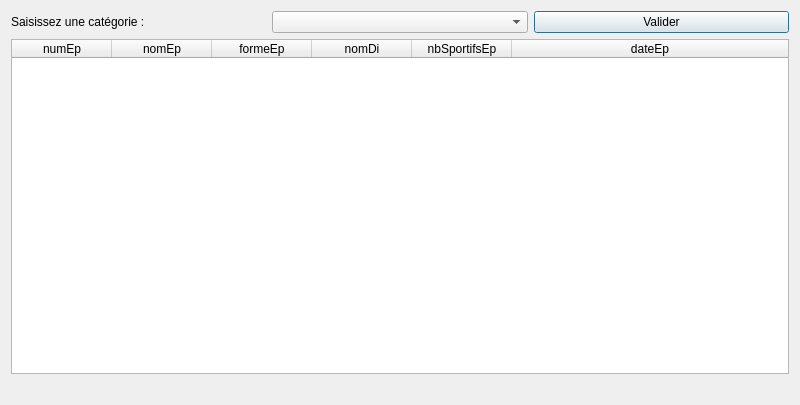
<?xml version="1.0" encoding="UTF-8"?>
<ui version="4.0">
 <class>fct_comp_2</class>
 <widget class="QDialog" name="fct_comp_2">
  <property name="geometry">
   <rect>
    <x>0</x>
    <y>0</y>
    <width>800</width>
    <height>405</height>
   </rect>
  </property>
  <property name="windowTitle">
   <string>Liste des épreuves d'une catégorie (version 1, catégories fixées par interface)</string>
  </property>
  <property name="windowOpacity">
   <double>9.000000000000000</double>
  </property>
  <layout class="QVBoxLayout" name="verticalLayout">
   <item>
    <layout class="QHBoxLayout" name="horizontalLayout">
     <item>
      <widget class="QLabel" name="label_3">
       <property name="text">
        <string>Saisissez une catégorie :</string>
       </property>
      </widget>
     </item>
     <item>
      <widget class="QComboBox" name="comboBox_categorie"/>
     </item>
     <item>
      <widget class="QPushButton" name="pushButton_fct_comp_2">
       <property name="text">
        <string>Valider</string>
       </property>
      </widget>
     </item>
    </layout>
   </item>
   <item>
    <widget class="QTableWidget" name="table_fct_comp_2">
     <attribute name="horizontalHeaderMinimumSectionSize">
      <number>50</number>
     </attribute>
     <attribute name="horizontalHeaderStretchLastSection">
      <bool>true</bool>
     </attribute>
     <attribute name="verticalHeaderVisible">
      <bool>false</bool>
     </attribute>
     <column>
      <property name="text">
       <string>numEp</string>
      </property>
     </column>
     <column>
      <property name="text">
       <string>nomEp</string>
      </property>
     </column>
     <column>
      <property name="text">
       <string>formeEp</string>
      </property>
     </column>
     <column>
      <property name="text">
       <string>nomDi</string>
      </property>
     </column>
     <column>
      <property name="text">
       <string>nbSportifsEp</string>
      </property>
     </column>
     <column>
      <property name="text">
       <string>dateEp</string>
      </property>
     </column>
    </widget>
   </item>
   <item>
    <widget class="QLabel" name="label_fct_comp_2">
     <property name="text">
      <string/>
     </property>
     <property name="alignment">
      <set>Qt::AlignCenter</set>
     </property>
    </widget>
   </item>
  </layout>
 </widget>
 <resources/>
 <connections>
  <connection>
   <sender>pushButton_fct_comp_2</sender>
   <signal>clicked()</signal>
   <receiver>fct_comp_2</receiver>
   <slot>refreshResult()</slot>
   <hints>
    <hint type="sourcelabel">
     <x>789</x>
     <y>51</y>
    </hint>
    <hint type="destinationlabel">
     <x>444</x>
     <y>134</y>
    </hint>
   </hints>
  </connection>
 </connections>
 <slots>
  <slot>refreshResult()</slot>
 </slots>
</ui>
